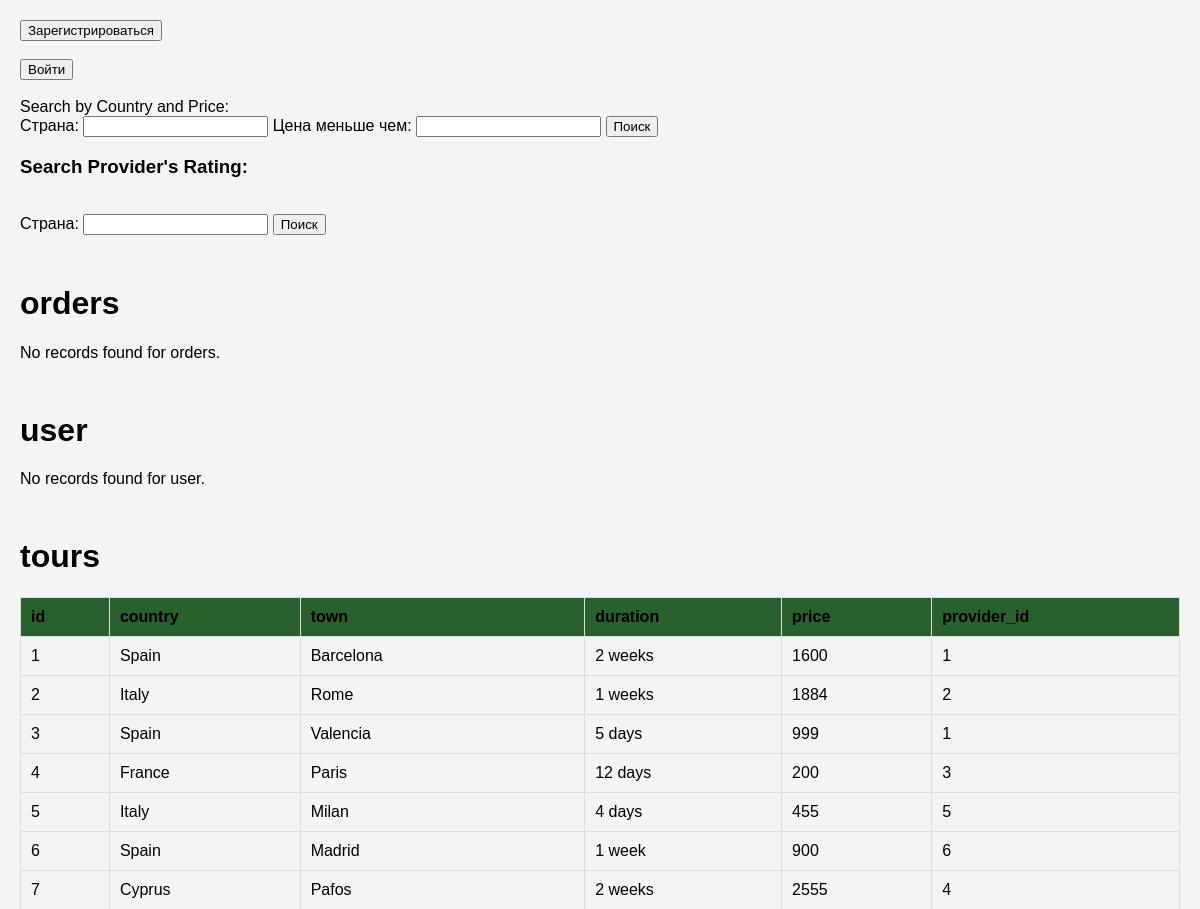
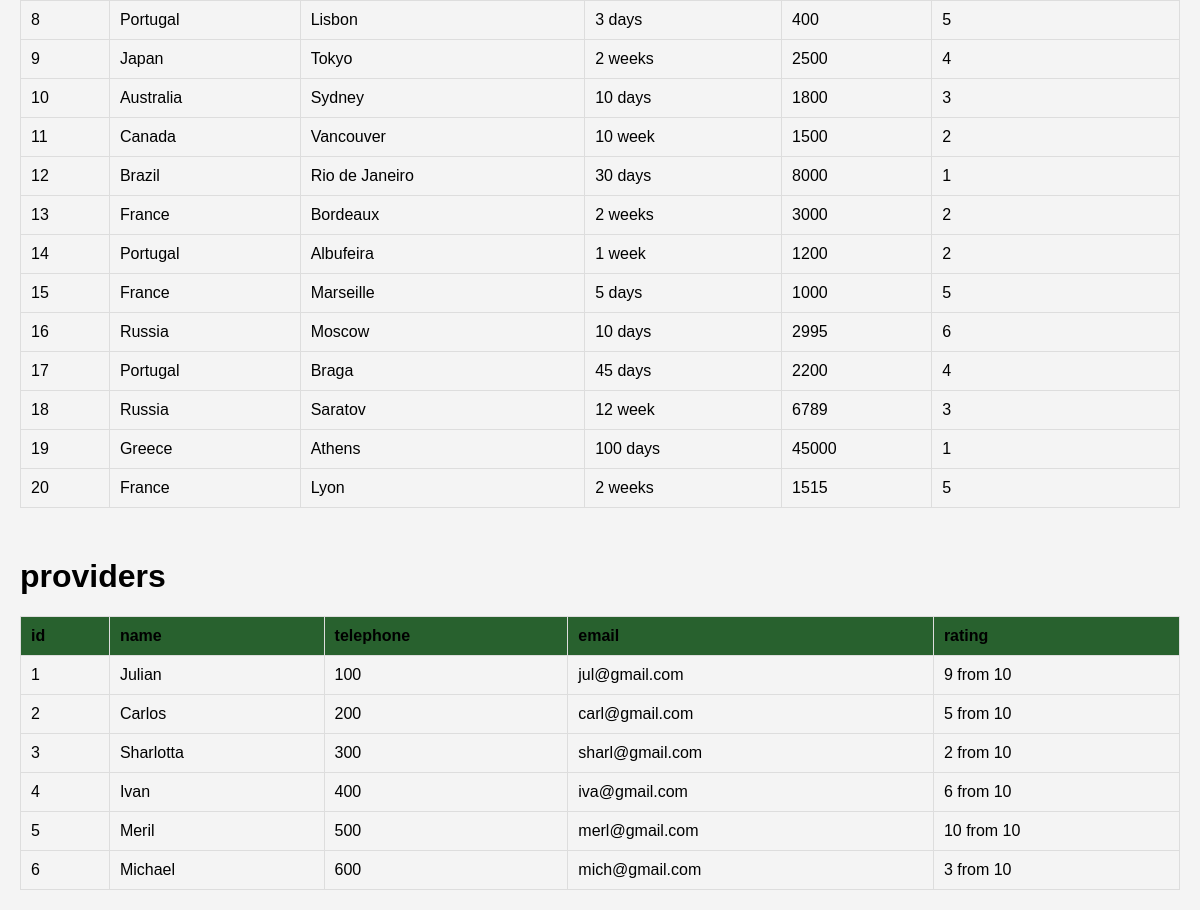
The page / on the database its author committed (2 pictures, top to bottom).
### tables this page shows
create table tours(
id int AUTO_INCREMENT PRIMARY KEY,
country varchar(45),
town varchar(45),
duration varchar(45),
price float,
provider_id int,
FOREIGN KEY (provider_id) REFERENCES providers(id)
);

create table providers(
id int AUTO_INCREMENT PRIMARY KEY,
name varchar(45),
telephone int,
email varchar(45),
rating varchar(45)
);

### web/models/main_model.php (called while the page is built, shortened)
<?php
function executeQuery($conn, $sql)
    {
        $result = $conn->query($sql);
        if ($result === false) {
            echo "Error: " . $sql . "<br>" . $conn->error;
        } else {
            return $result;
        }
    }
?>

### web/index.php (the view, shortened to what this page needs)
<?php
$servername = "db";
$username = "user";
$password = "123";
$dbname = "tourdb";
$conn = new mysqli($servername, $username, $password, $dbname);
include 'models/main_model.php';
include 'views/main_view.php';
$tables = ['orders', 'user', 'tours', 'providers'];
$username = $_SESSION['username'];
foreach ($tables as $table) {
    echo "<h1 id='$table'><a name='$table'>$table</a></h1>";
    if ($table === 'orders') {
        $sqlSelect = "SELECT * FROM $table WHERE cl_username = '$username'";
    } elseif ($table === 'user') {
        $sqlSelect = "SELECT * FROM $table WHERE username = '$username'";
    } else {
        $sqlSelect = "SELECT * FROM $table";
    }
    $resultSelect = executeQuery($conn, $sqlSelect);
    if ($resultSelect->num_rows > 0) {
        echo "<table><tr>";
        $headers = array_keys($resultSelect->fetch_assoc());
        foreach ($headers as $header) {
            echo "<th>$header</th>";
        }
        echo "</tr>";
        $resultSelect->data_seek(0);
        while ($row = $resultSelect->fetch_assoc()) {
            echo "<tr>";
            foreach ($row as $value) {
                echo "<td>$value</td>";
            }
            echo "</tr>";
        }
        echo "</table>";
    } else {
        echo "<p>No records found for $table.</p>";
    }
}
?>

### web/views/main_view.php (style rules this page uses)
body { font-family: 'Arial', sans-serif; background-color: #f4f4f4; margin: 20px; }
h1 { color: #333; }
table { width: 100%; border-collapse: collapse; margin-top: 10px; }
th, td { padding: 10px; border: 1px solid #ddd; text-align: left; color: black; }
th { background-color: #28612e; }
h1 { margin-top: 50px; color: black; position: relative; font-weight: bold; }

### rows shown on the page
tours: value "1", country "Spain", town "Barcelona", duration "2 weeks", price "1600"
tours: value "2", country "Italy", town "Rome", duration "1 weeks", price "1884"
tours: id "3", country "Spain", town "Valencia", duration "5 days", price "999", provider "1"
tours: id "4", country "France", town "Paris", duration "12 days", price "200", provider "3"
tours: value "5", country "Italy", town "Milan", duration "4 days", price "455"
tours: value "6", country "Spain", town "Madrid", duration "1 week", price "900"
tours: id "7", country "Cyprus", town "Pafos", duration "2 weeks", price "2555", provider "4"
tours: id "8", country "Portugal", town "Lisbon", duration "3 days", price "400", provider "5"
tours: id "9", country "Japan", town "Tokyo", duration "2 weeks", price "2500", provider "4"
tours: id "10", country "Australia", town "Sydney", duration "10 days", price "1800", provider "3"
tours: id "11", country "Canada", town "Vancouver", duration "10 week", price "1500", provider "2"
tours: id "12", country "Brazil", town "Rio de Janeiro", duration "30 days", price "8000", provider "1"
tours: id "13", country "France", town "Bordeaux", duration "2 weeks", price "3000", provider "2"
tours: id "14", country "Portugal", town "Albufeira", duration "1 week", price "1200", provider "2"
tours: id "15", country "France", town "Marseille", duration "5 days", price "1000", provider "5"
tours: id "16", country "Russia", town "Moscow", duration "10 days", price "2995", provider "6"
tours: id "17", country "Portugal", town "Braga", duration "45 days", price "2200", provider "4"
tours: id "18", country "Russia", town "Saratov", duration "12 week", price "6789", provider "3"
tours: id "19", country "Greece", town "Athens", duration "100 days", price "45000", provider "1"
tours: id "20", country "France", town "Lyon", duration "2 weeks", price "1515", provider "5"
providers: id "1", name "Julian", telephone "100", email "jul@gmail.com", rating "9 from 10"
providers: id "2", name "Carlos", telephone "200", email "carl@gmail.com", rating "5 from 10"
providers: id "3", name "Sharlotta", telephone "300", email "sharl@gmail.com", rating "2 from 10"
providers: id "4", name "Ivan", telephone "400", email "iva@gmail.com", rating "6 from 10"
providers: id "5", name "Meril", telephone "500", email "merl@gmail.com", rating "10 from 10"
providers: id "6", name "Michael", telephone "600", email "mich@gmail.com", rating "3 from 10"

### other values the page prints
$table "orders"
$table "user"
$table "tours"
$header "id"
$header "country"
$header "town"
$header "duration"
$header "price"
$header "provider_id"
$table "providers"
$header "name"
$header "telephone"
$header "email"
$header "rating"
